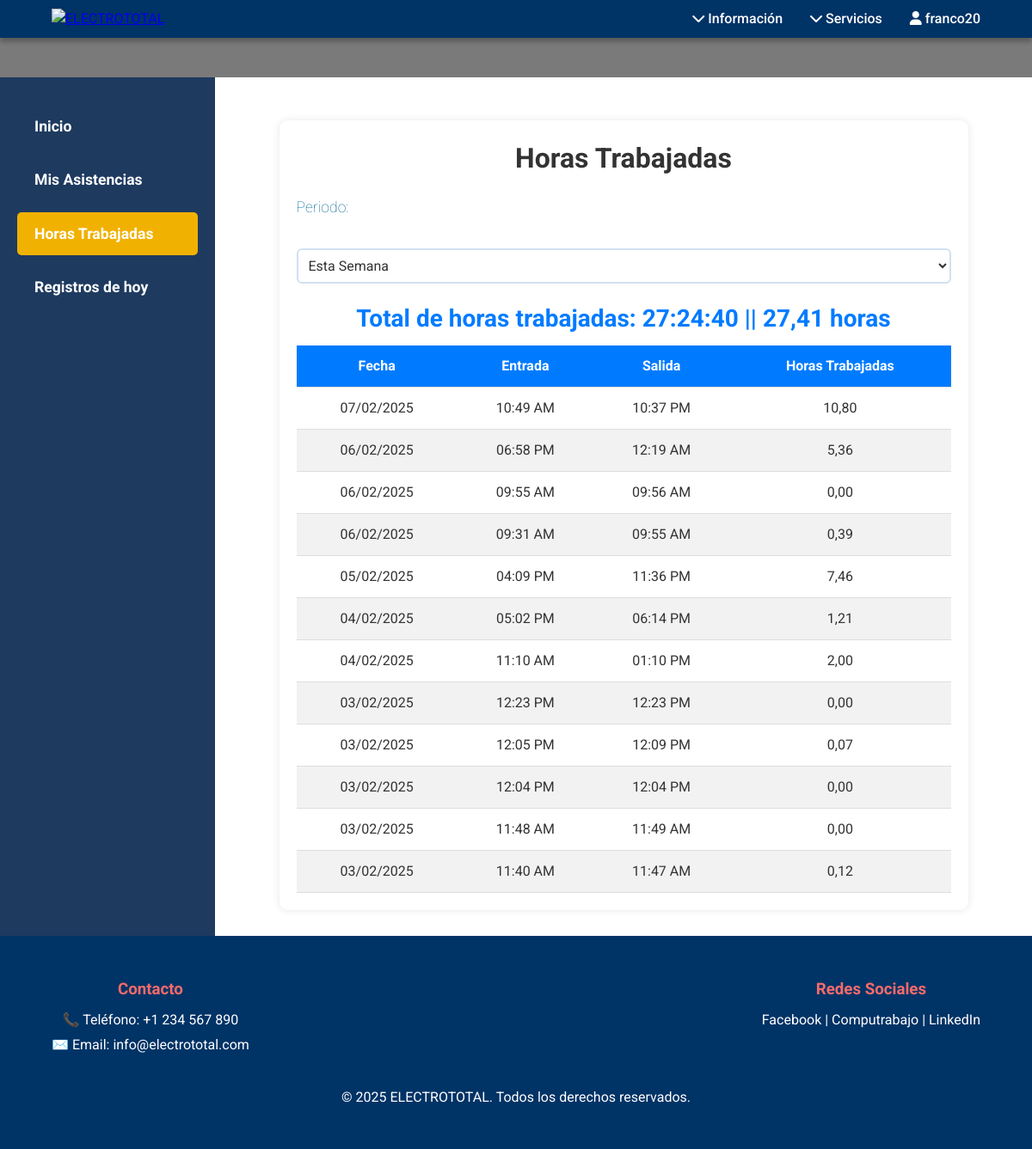
/personal/hoursWorked/ (signed in), run on the app's committed database.
### personal/models.py (models this page shows, shortened)
class CustomUser(AbstractUser):
    isDelete= models.BooleanField(default=False)
    isAdmin = models.BooleanField(default=False)

class AttendanceRecord(models.Model):
    isDelete=models.BooleanField(default=False)
    collaborator=models.ForeignKey(Collaborator, on_delete=models.CASCADE)
    inRecord=models.ForeignKey(Record, on_delete=models.CASCADE, related_name='input')
    outRecord=models.ForeignKey(Record, on_delete=models.CASCADE,blank=True,null=True, related_name='output')
    isLunch=models.BooleanField(default=False)
    objects=ModelManager()

class Record(models.Model):
    isDelete= models.BooleanField(default=False)
    typeIsInput= models.BooleanField(default=True)
    placeIsOffice=models.BooleanField(default=False)
    collaborator=models.ForeignKey(Collaborator, on_delete=models.CASCADE)
    placeDescription=models.CharField(max_length=30,blank=True,null=True)
    partialDateTime = models.DateTimeField(default=timezone.now )
    dateTime=models.DateTimeField(default=timezone.now)
    unTimelyDateTime = models.DateTimeField(null=True, blank=True)
    photo = models.ImageField(upload_to='fotos_asistencia/')
    objects=ModelManager()

### personal/views.py (the view, shortened to what this page needs)
# urls.py: path('hoursWorked/', views.hoursWorked, name='hoursWorked'), #user
@login_required
def hoursWorked(request):
    user = request.user
    today = datetime.now().date()
    period = request.GET.get('period', 'week')
    if period == 'week':
        start_date = today - timedelta(days=today.weekday())
        end_date = today
    elif period == 'month':
        start_date = today.replace(day=1)
        end_date = today
    else:
        start_date = today
        end_date = today
    if user.is_staff or user.isAdmin:
        collaborators = getAllCollaborators()
        selected_collaborator_id = request.GET.get('collaborator', None)
        if selected_collaborator_id:
            collaboratorS=Collaborator.objects.enables().get(id=selected_collaborator_id)
            records=getAllAttendanceRecordsTRange(collaboratorS,start_date,end_date)
        else:
            records = AttendanceRecord.objects.none()
    else:
        collaborators = None
        selected_collaborator_id = None
        records=getAllAttendanceRecordsTRange(user.collaborator,start_date,end_date)
    total_hours,records=getAllHoursWorked(records)
    return render(request, 'hoursWorked.html', {
        'records': records,
        'collaborators': collaborators,
        'selected_collaborator_id': selected_collaborator_id,
        'total_hours': total_hours,
        'period': period,
        'start_date': start_date.strftime("%Y-%m-%d"),
        'end_date': end_date.strftime("%Y-%m-%d")
    })

### personal/scripts.py (called while the page is built)
def calculateHoursWorked(attendanceRecord):
    try:
        inRecordDT=attendanceRecord.inRecord.dateTime
        outRecordDT=attendanceRecord.outRecord.dateTime
        diff=outRecordDT-inRecordDT
        diffHours=diff.total_seconds() / 3600
        launch=isLaunch(inRecordDT,diffHours)
        if launch:
            diffHours -= 1
    except:
        diffHours=0
        launch=False
    return diffHours,launch

def isLaunch(inRecordDT, diffHours):
    peru_tz = pytz.timezone("America/Lima")
    inRecordDT = inRecordDT.astimezone(peru_tz)
    return inRecordDT.hour < 12 and diffHours > 5

def getAllAttendanceRecordsTRange(collaborator,start,end):
    records = AttendanceRecord.objects.filter(
        isDelete=False,
        collaborator=collaborator,
        collaborator__isDelete=False,
        inRecord__dateTime__date__gte=start,
        inRecord__dateTime__date__lte=end,
    ).order_by('-inRecord__dateTime')
    return records

def getAllHoursWorked(attendanceRecords):
    allHours=[]
    totalHours=0
    for attendanceRecord in attendanceRecords:
        hoursWorked, _ =calculateHoursWorked(attendanceRecord)
        allHours.append(hoursWorked)
        totalHours=totalHours+hoursWorked
    finalRecords=zip(attendanceRecords,allHours)
    return totalHours,finalRecords

### personal/templatetags/custom_filters.py (called while the page is built)
@register.filter
def float_to_hms(hours_float):
    hours = int(hours_float)
    minutes = int((hours_float - hours) * 60)
    seconds = int((((hours_float - hours) * 60) - minutes) * 60)
    return f"{hours}:{minutes:02d}:{seconds:02d}"

### personal/templates/hoursWorked.html (shortened to what this page needs)
{% extends 'baseHome.html' %}
{% load custom_filters %}
{% block content_dashboard %}
    <div class="container">
        <h1>Horas Trabajadas</h1>
        <div class="filter-container">
            <form method="GET">
                <label for="period">Periodo:</label>
                <select name="period" id="period" onchange="toggleDateInputs(); this.form.submit()">
                    <option value="week" {% if period == 'week' %}selected{% endif %}>Esta Semana</option>
                </select>
            </form>
        </div>
        <div class="total-hours">
            Total de horas trabajadas: {% if total_hours %}{{ total_hours|float_to_hms }}   ||    {{ total_hours|floatformat:2 }} horas {% else %}0{% endif %}
        </div>
        <div class="table-wrapper">
            <table>
                <thead>
                    <tr>
                        <th>Fecha</th>
                        <th>Entrada</th>
                        <th>Salida</th>
                        <th>Horas Trabajadas</th>
                    </tr>
                </thead>
                <tbody>
                    {% for record, hour in records %}
                        <tr>
                            <td>{{ record.inRecord.dateTime|date:"d/m/Y" }}</td>
                            <td>{{ record.inRecord.dateTime|time:"h:i A" }}</td>
                            <td>
                                {% if record.outRecord %}
                                    {{ record.outRecord.dateTime|time:"h:i A" }}
                                {% else %}
                                    <span style="color: red;">Sin salida</span>
                                {% endif %}
                            </td>
                            <td>
                                {% if record.outRecord %}
                                    {{ hour|floatformat:2 }}
                                {% else %}
                                    <span style="color: orange;">No disponible</span>
                                {% endif %}
                            </td>
                        </tr>
                    {% empty %}
                        <tr>
                            <td colspan="4" style="text-align: center; color: gray;">No hay registros disponibles.</td>
                        </tr>
                    {% endfor %}
                </tbody>
            </table>
        </div>
    </div>
{% endblock %}

### personal/templates/base.html (shortened to what this page needs)
<!DOCTYPE html>
<html lang="es">
<head>
    {% load static %}
    <link rel="stylesheet" href="{% static 'css/base.css' %}">
    {% block extra_styles %}{% endblock %}
    <link rel="stylesheet" href="https://cdnjs.cloudflare.com/ajax/libs/font-awesome/6.0.0-beta3/css/all.min.css">
</head>
<body>
    <header class="header">
        <div class="logo">
            <a href="{% url 'home' %}">
                <img src="https://i.ibb.co/D91DT3B/logo-removebg-preview-1.png" alt="ELECTROTOTAL">
            </a>
        </div>
        <nav class="navbar">
            <ul class="navbar-links">
                <li class="dropdown">
                    <a href="#"><i class="fa fa-chevron-down"></i>  Información</a>
                </li>
                <li class="dropdown">
                    <a href="#"><i class="fa fa-chevron-down"></i>  Servicios</a>
                </li>
            </ul>
            <ul class="navbar-links user-links">
                {% if user.is_authenticated %}
                    <li class="dropdown">
                        <a href="#"><i class="fa fa-user"></i> {{ user.username }}</a>
                    </li>
                {% else %}
                    <li><a href="#"><i class="fa fa-user-circle"></i>  Registrarse</a></li>
                    <li><a href="{% url 'login' %}"><i class="fa fa-user"></i>  Iniciar sesión</a></li>
                {% endif %}
            </ul>
        </nav>
    </header>
    <main>
        {% block content %}
        {% endblock %}
    </main>
    <footer>
        <div class="footer-content">
            <div class="footer-contact">
                <h3>Contacto</h3>
                <p>📞 Teléfono: +1 234 567 890</p>
                <p>✉️ Email: info@electrototal.com</p>
            </div>
            <div class="footer-socials">
                <h3>Redes Sociales</h3>
                <a href="#">Facebook |</a>
                <a href="#">Computrabajo |</a>
                <a href="#">LinkedIn</a>
            </div>
        </div>
        <div class="footer-bottom">
            <p>&copy; 2025 ELECTROTOTAL. Todos los derechos reservados.</p>
        </div>
    </footer>
</body>
</html>

### personal/static/css/base.css (style rules this page uses)
* { margin: 0; padding: 0; box-sizing: border-box; font-family: 'Roboto', sans-serif; }
body { background: url('https://twind.io/cl/wp-content/uploads/2023/06/seguridad-y-salud-de-los-trabajadores.webp') no-repeat center center fixed; background-size: cover; position: relative; color: #333; font-size: 16px; line-height: 1.5; overflow-x: hidden; }
body::after { content: ""; position: absolute; top: 0; left: 0; right: 0; bottom: 0; background-color: rgba(0, 0, 0, 0.5); z-index: -1; }
.header { position: fixed; top: 0; left: 0; right: 0; background-color: rgba(0, 51, 102); color: white; padding: 10px 5%; display: flex; justify-content: space-between; align-items: center; z-index: 100; box-shadow: 0 4px 6px rgba(0, 0, 0, 0.3); }
.logo img { width: 180px; height: auto; }
.navbar { display: flex; justify-content: space-between; align-items: center; gap: 2rem; }
.navbar-links, .user-links { list-style: none; display: flex; gap: 2rem; }
.navbar-links li a, .user-links li a { color: white; text-decoration: none; font-weight: 500; transition: color 0.3s; }
.dropdown { position: relative; }
form { display: flex; flex-direction: column; gap: 1.8rem; }
form label { font-size: 1.1rem; font-weight: 50; color: #006699; margin-bottom: 6px; text-align: left; }
form select { padding: 12px; font-size: 1.1rem; border: 2px solid #d1e1f1; border-radius: 6px; background-color: #ffffff; color: #333333; width: 100%; cursor: pointer; transition: border 0.3s ease; }
footer { background-color: #003366; color: white; padding: 3rem 5%; text-align: center; }
.footer-content { display: flex; justify-content: space-between; margin-bottom: 2rem; }
.footer-contact h3, .footer-socials h3 { color: #f76b6b; margin-bottom: 10px; }
.footer-contact p, .footer-socials a { color: white; font-size: 1rem; margin-bottom: 5px; text-decoration: none; }
.footer-bottom p { font-size: 1rem; margin-top: 10px; }
main { padding-top: 90px; }

### personal/static/css/baseHome.css (style rules this page uses)
body { background-color: #ffffff; font-family: 'Arial', sans-serif; color: #333; margin: 0; padding: 0; }

### personal/templates/hoursWorked.html (style rules this page uses)
body { font-family: Arial, sans-serif; background-color: #f4f4f4; margin: 0; }
.container { max-width: 90%; margin: auto; background: white; padding: 20px; border-radius: 10px; box-shadow: 0px 0px 10px rgba(0, 0, 0, 0.1); margin-top: 20px; }
h1 { text-align: center; color: #333; margin-bottom: 20px; }
.filter-container { text-align: center; margin-bottom: 20px; }
.filter-container select, .filter-container input { padding: 8px; font-size: 16px; }
.table-wrapper { overflow-x: auto; }
table { width: 100%; border-collapse: collapse; margin-top: 10px; }
th, td { padding: 12px; text-align: center; border-bottom: 1px solid #ddd; }
th { background-color: #007bff; color: white; }
tr:nth-child(even) { background-color: #f2f2f2; }
.total-hours { text-align: center; font-size: 28px; font-weight: bold; color: #007bff; margin-top: 20px; }

### data on the page
CustomUser: username "franco20"
AttendanceRecord: inRecord.dateTime "07/02/2025", inRecord.dateTime "10:49 AM", outRecord.dateTime "10:37 PM", hour "10,80"
AttendanceRecord: inRecord.dateTime "06/02/2025", inRecord.dateTime "06:58 PM", outRecord.dateTime "12:19 AM", hour "5,36"
AttendanceRecord: inRecord.dateTime "06/02/2025", inRecord.dateTime "09:55 AM", outRecord.dateTime "09:56 AM", hour "0,00"
AttendanceRecord: inRecord.dateTime "06/02/2025", inRecord.dateTime "09:31 AM", outRecord.dateTime "09:55 AM", hour "0,39"
AttendanceRecord: inRecord.dateTime "05/02/2025", inRecord.dateTime "04:09 PM", outRecord.dateTime "11:36 PM", hour "7,46"
AttendanceRecord: inRecord.dateTime "04/02/2025", inRecord.dateTime "05:02 PM", outRecord.dateTime "06:14 PM", hour "1,21"
AttendanceRecord: inRecord.dateTime "04/02/2025", inRecord.dateTime "11:10 AM", outRecord.dateTime "01:10 PM", hour "2,00"
AttendanceRecord: inRecord.dateTime "03/02/2025", inRecord.dateTime "12:23 PM", outRecord.dateTime "12:23 PM", hour "0,00"
AttendanceRecord: inRecord.dateTime "03/02/2025", inRecord.dateTime "12:05 PM", outRecord.dateTime "12:09 PM", hour "0,07"
AttendanceRecord: inRecord.dateTime "03/02/2025", inRecord.dateTime "12:04 PM", outRecord.dateTime "12:04 PM", hour "0,00"
AttendanceRecord: inRecord.dateTime "03/02/2025", inRecord.dateTime "11:48 AM", outRecord.dateTime "11:49 AM", hour "0,00"
AttendanceRecord: inRecord.dateTime "03/02/2025", inRecord.dateTime "11:40 AM", outRecord.dateTime "11:47 AM", hour "0,12"

### other printed values
{{ total_hours|float_to_hms }} "27:24:40"
{{ total_hours|floatformat:2 }} "27,41"
